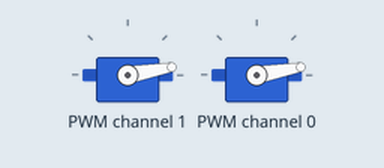
Recording of a program running on a simulated Raspberry Pi (BCM pin numbers). Parts: 2 × servo. Servo angles are drawn from the pulse width (0.5 ms = 0°, 2.5 ms = 180°); library files of the repository ran but are not shown: PCA9685.py; what the program prints to the terminal is not drawn.

Above: at 0.06 s.
At 10.42 s:
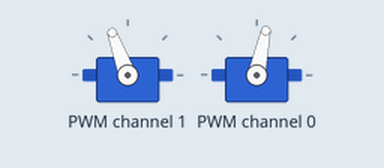
At 18.92 s:
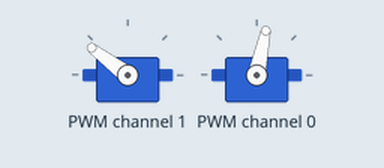
At 37.09 s:
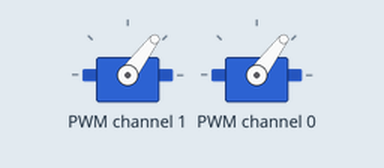
Timing chart, 0 to 40.0 s (numbered marks = the images above):
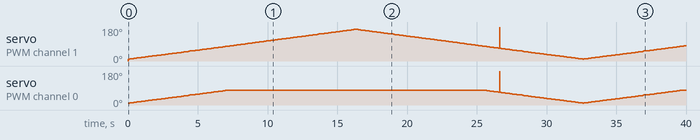

The program:

main.py
```python
#!/usr/bin/python
import time
import RPi.GPIO as GPIO
from PCA9685 import PCA9685

try:
    print ("This is an PCA9685 routine")
    pwm = PCA9685()
    pwm.setPWMFreq(50)
    #pwm.setServoPulse(1,500)
    pwm.setRotationAngle(1, 0)

    while True:
        # setServoPulse(2,2500)
        for i in range(10,170,1):
            pwm.setRotationAngle(1, i)
            if(i<80):
                pwm.setRotationAngle(0, i)
            time.sleep(0.1)

        for i in range(170,10,-1):
            pwm.setRotationAngle(1, i)
            if(i<80):
                pwm.setRotationAngle(0, i)
            time.sleep(0.1)

except:
    pwm.exit_PCA9685()
    print "\nProgram end"
    exit()
```

Measured:
- by itself, servo on PWM channel 0: 10° → 11° at 0.11 s, → 12° 0.10 s later, → 13° 0.10 s later, → 14° 0.10 s later, … (181 changes in this stretch)
